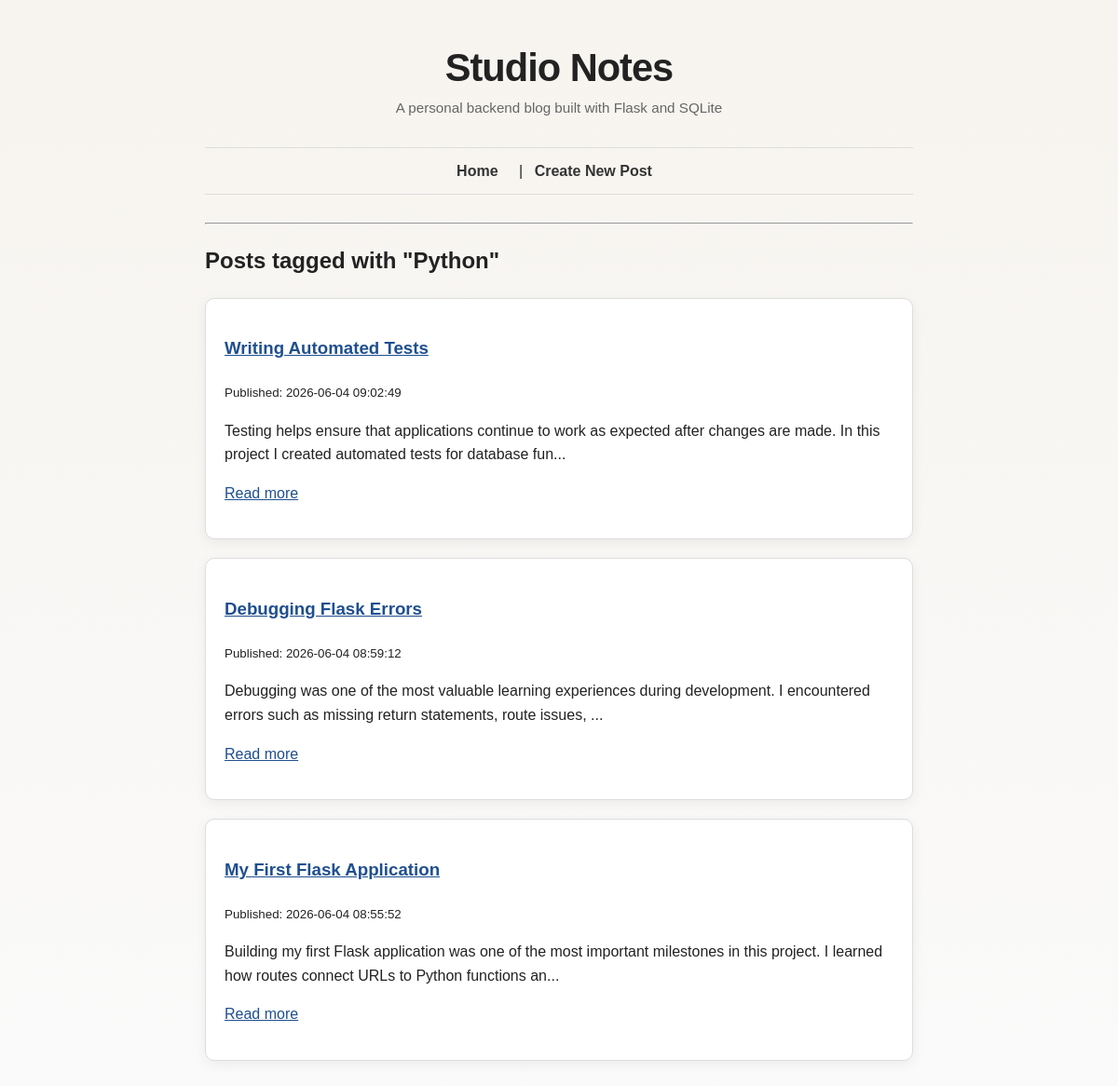
Page /tags/Python on the committed database.
### tables this page shows
CREATE TABLE posts (
    id INTEGER PRIMARY KEY AUTOINCREMENT,
    title TEXT NOT NULL,
    body TEXT NOT NULL,
    created_at TEXT NOT NULL DEFAULT CURRENT_TIMESTAMP,
    updated_at TEXT
);

### app.py (the view)
@app.route("/tags/<tag_name>")
def posts_by_tag(tag_name):
    posts = database.get_posts_by_tag(tag_name)
    return render_template("tag.html", posts=posts, tag_name=tag_name)

### database.py (called while the page is built)
def get_db_connection():
    connection = sqlite3.connect(DATABASE)
    connection.row_factory = sqlite3.Row
    return connection

def get_posts_by_tag(tag_name):
    connection = get_db_connection()
    posts = connection.execute(
        """
        SELECT posts.*
        FROM posts
        JOIN post_tags ON posts.id = post_tags.post_id
        JOIN tags ON tags.id = post_tags.tag_id
        WHERE tags.name = ?
        ORDER BY posts.created_at DESC
        """,
        (tag_name,)
    ).fetchall()
    connection.close()
    return posts

### templates/tag.html
{% extends "layout.html" %}
{% block content %}
<h2>Posts tagged with "{{ tag_name }}"</h2>
{% if posts %}
    {% for post in posts %}
        <article>
            <h3>
                <a href="/posts/{{ post.id }}">{{ post.title }}</a>
            </h3>
            <p><small>Published: {{ post.created_at }}</small></p>
            <p>{{ post.body[:150] }}...</p>
            <p>
                <a href="/posts/{{ post.id }}">Read more</a>
            </p>
        </article>
    {% endfor %}
{% else %}
    <p>No posts found for this tag.</p>
{% endif %}
{% endblock %}

### static/style.css (style rules this page uses)
body { font-family: Arial, sans-serif; max-width: 760px; margin: 40px auto; padding: 0 20px; line-height: 1.6; background-color: #fafafa; color: #222; }
article { background: white; padding: 20px; margin-bottom: 20px; border: 1px solid #ddd; }
a { color: #1f4f8f; }
body { background: linear-gradient(180deg, #f7f4ef 0%, #fafafa 100%); }
article { border-radius: 10px; box-shadow: 0 4px 14px rgba(0, 0, 0, 0.06); }

### rows in the picture
posts: title "Writing Automated Tests", created_at "2026-06-04 09:02:49", body "Testing helps ensure that applications continue to work as expected after changes are made. In this project I created automated tests for database fun"
posts: title "Debugging Flask Errors", created_at "2026-06-04 08:59:12", body "Debugging was one of the most valuable learning experiences during development. I encountered errors such as missing return statements, route issues,"
posts: title "My First Flask Application", created_at "2026-06-04 08:55:52", body "Building my first Flask application was one of the most important milestones in this project. I learned how routes connect URLs to Python functions an"

### other values in the picture
{{ tag_name }} "Python"
